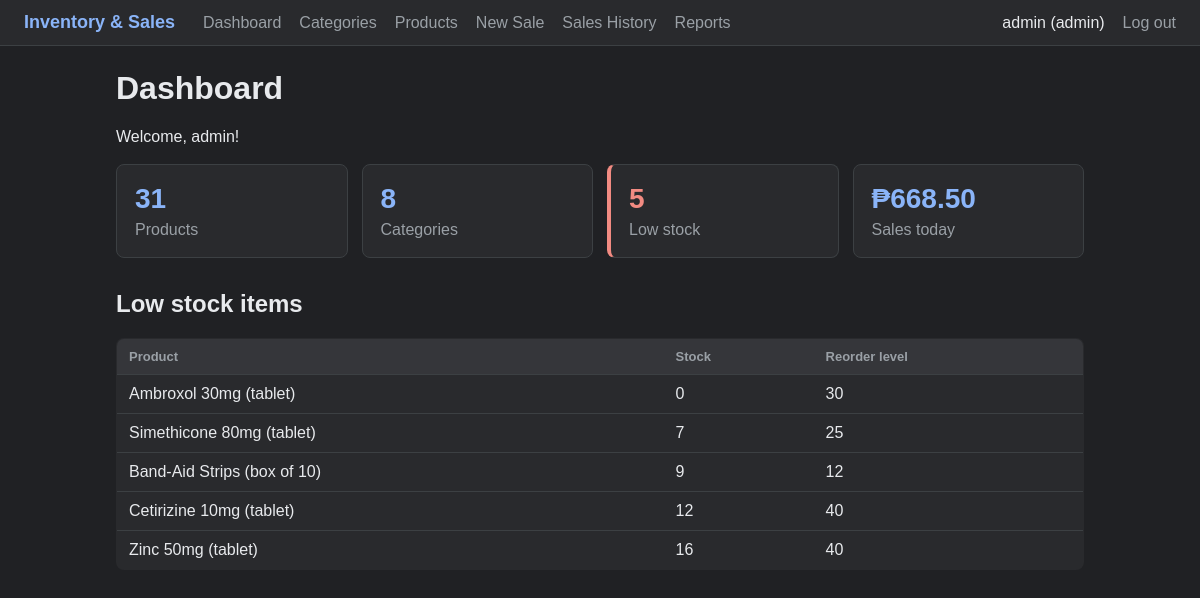
/index.php (signed in), run on the app's committed database.
### tables this page shows
CREATE TABLE `products` (
  `id` int(11) NOT NULL,
  `category_id` int(11) DEFAULT NULL,
  `name` varchar(150) NOT NULL,
  `price` decimal(10,2) NOT NULL,
  `stock` int(11) DEFAULT 0,
  `reorder_level` int(11) DEFAULT 5,
  `is_active` tinyint(1) NOT NULL DEFAULT 1
);

### index.php (the view, shortened to what this page needs)
<?php
require 'includes/header.php';
$products   = $conn->query("SELECT COUNT(*) AS c FROM products WHERE is_active = 1")->fetch_assoc()['c'];
$categories = $conn->query("SELECT COUNT(*) AS c FROM categories WHERE is_active = 1")->fetch_assoc()['c'];
$low        = $conn->query("SELECT COUNT(*) AS c FROM products WHERE is_active = 1 AND stock <= reorder_level")->fetch_assoc()['c'];
$today      = $conn->query("SELECT COALESCE(SUM(total),0) AS t FROM sales WHERE DATE(created_at) = CURDATE()")->fetch_assoc()['t'];
$lowList    = $conn->query("SELECT name, stock, reorder_level FROM products WHERE is_active = 1 AND stock <= reorder_level ORDER BY stock ASC LIMIT 10");
?>
<h1>Dashboard</h1>
<p>Welcome, <?= htmlspecialchars($_SESSION['username']) ?>!</p>
<div class="cards">
    <div class="card"><span class="num"><?= $products ?></span><span>Products</span></div>
    <div class="card"><span class="num"><?= $categories ?></span><span>Categories</span></div>
    <div class="card warn"><span class="num"><?= $low ?></span><span>Low stock</span></div>
    <div class="card"><span class="num">&#8369;<?= number_format($today, 2) ?></span><span>Sales today</span></div>
</div>
<h2>Low stock items</h2>
<?php if ($lowList->num_rows === 0): ?>
    <p>Nothing is running low. </p>
<?php else: ?>
    <table>
        <tr><th>Product</th><th>Stock</th><th>Reorder level</th></tr>
        <?php while ($r = $lowList->fetch_assoc()): ?>
            <tr>
                <td><?= htmlspecialchars($r['name']) ?></td>
                <td><?= (int)$r['stock'] ?></td>
                <td><?= (int)$r['reorder_level'] ?></td>
            </tr>
        <?php endwhile; ?>
    </table>
<?php endif; ?>
<?php require 'includes/footer.php'; ?>

### style.css (style rules this page uses)
:root { color-scheme: dark; --bg: #202124; --surface: #292a2d; --raised: #35363a; --line: #3c4043; --text: #e8eaed; --muted: #9aa0a6; --accent: #8ab4f8; --accent-hover: #aecbfa; --on-accent: #202124; --red: #f28b82; --green: #81c995; --amber: #fdd663; --landing-bg: radial-gradient(circle at 20% 15%, rgba(138, 180, 248, 0.18), transparent 45%), linear-gradient(135deg, #202124, #2d2e31); }
* { box-sizing: border-box; }
body { font-family: Arial, Helvetica, sans-serif; margin: 0; background: var(--bg); color: var(--text); }
h1, h2, h3 { color: var(--text); }
.cards { display: grid; grid-template-columns: repeat(auto-fit, minmax(180px, 1fr)); gap: 14px; margin: 18px 0 28px; }
.card { background: var(--surface); border: 1px solid var(--line); border-radius: 8px; padding: 18px; display: flex; flex-direction: column; gap: 6px; color: var(--muted); }
.card .num { font-size: 28px; font-weight: bold; color: var(--accent); }
.card.warn { border-left: 4px solid var(--red); }
.card.warn .num { color: var(--red); }
table { width: 100%; border-collapse: collapse; background: var(--surface); border: 1px solid var(--line); border-radius: 8px; overflow: hidden; }
th, td { padding: 10px 12px; text-align: left; border-bottom: 1px solid var(--line); }
th { background: var(--raised); color: var(--muted); font-size: 13px; }
h2 { margin-top: 32px; }

### data on the page
products: name "Ambroxol 30mg (tablet)", stock "0", reorder_level "30"
products: name "Simethicone 80mg (tablet)", stock "7", reorder_level "25"
products: name "Band-Aid Strips (box of 10)", stock "9", reorder_level "12"
products: name "Cetirizine 10mg (tablet)", stock "12", reorder_level "40"
products: name "Zinc 50mg (tablet)", stock "16", reorder_level "40"

### other printed values
$_SESSION['username'] "admin"
$_SESSION['role'] "admin"
$products "31"
$categories "8"
$low "5"
$today "668.50"
